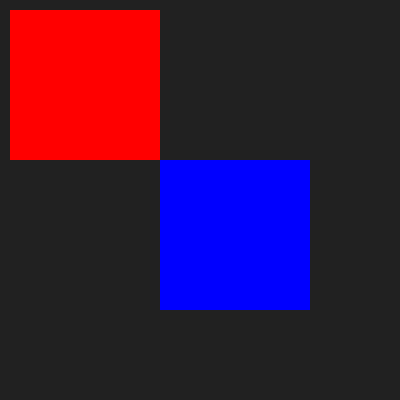
Frame 1 (no input)
Frame 60 (no input): identical to frame 1, image omitted
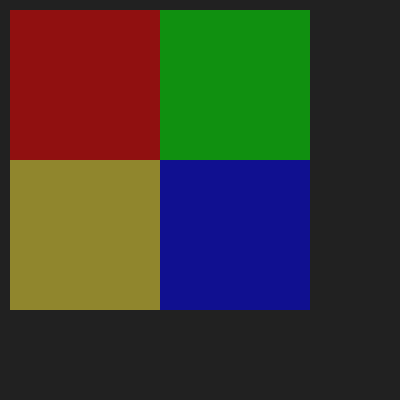
Frame 120 (the mouse pressed at the canvas centre since frame 60)

The p5.js sketch that drew these frames (run headless with seeded random() and noise() and a simulated clock; from frame 60 on, the mouse is pressed at the canvas centre):

// p5.js sketch
// ── sketch.js
//var x = map(mouseX, 0, width, 0, 255);
//var y = map(mouseY, 0, width, 255, 0);
function setup() {
  createCanvas(400, 400);
  noStroke();
  //background(33,33,33);
  /*fill(0,255,0,255);
  var rect2= rect (160,10,150,150);
  fill(255,235,59,255);
  var rect3= rect(10,160,150,150);
  fill(0,0,255,255);
  var rect4= rect(160,160,150,150); */
  //var x = map(mouseX, 0, width, 0, 255);
  //var y = map(mouseY, 0, width, 255, 0);

}
function draw() {
  background(33,33,33);
  var x = map(mouseX, 0, width, 0, 255);
  var y = map(mouseY, 0, height, 255, 0);
  var z = color(255, 0, 0,y);
  fill(z);
  rect (10,10,150,150);
  fill(0,255,0, x);
  rect (160,10,150,150);
  fill (255,235,59, x);
  rect (10,160,150,150);
  fill(0,0,255,y);
  rect (160,160,150,150);
  console.log(x);
  /*fill()
  rect1
  fill()
  rect2
  fill()
  rect3
  fill()
  rect4 */
}
